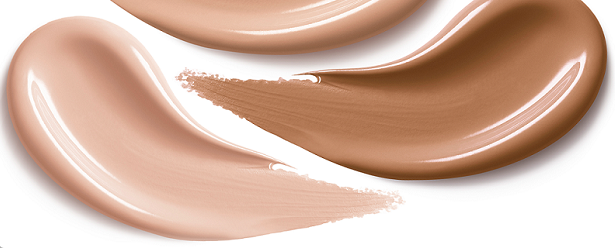
#> input picture Lecture 18. PsychoPy 7 - Tobii Eye-tracker/Product purchase project/baseFaceFoundationImage.png, 615 x 248 px
$ python PrepareMaterialImageText.py   (Python 2 division)
#> lines starting #> are read from the running program, lines starting #| are printed output that depends on the picture
'''
Developed by Dr. Jibo He @USEE.TECH
hejibo@usee.tech

## Goal
Tobii eye tracker's Tobii studio does not provide a way to design the presentation stimuli.
I created this script to combine images and text to create the presentation stumuli.

The resolution of the Tobii eyetracker display is 1280 * 720 pixels

## dependency
pip install pil

## References

* add text and images to canvas in python
    http://code.activestate.com/recipes/579013-draw-text-to-image/

    http://stackoverflow.com/questions/16373425/add-text-on-image-using-pil

    http://stackoverflow.com/questions/10647311/how-do-you-merge-images-into-a-canvas-using-pil-pillow

    http://stackoverflow.com/questions/30227466/combine-several-images-horizontally-with-python

* Attention: PIL is deprecated, and pillow is the successor.
    * http://stackoverflow.com/questions/8863917/importerror-no-module-named-pil

* change text font size
    * http://stackoverflow.com/questions/2726171/how-to-change-font-size-using-the-python-imagedraw-library

* resize and image
    *http://stackoverflow.com/questions/273946/how-do-i-resize-an-image-using-pil-and-maintain-its-aspect-ratio
    half = 0.5
    out = im.resize( [int(half * s) for s in im.size] )

# Note the baseFaceFoundationImage.png is 615 *248. To fit the image and text into the canvas,
I resized the baseFaceFoundationImage to 70% of its original size, which is (430, 173)
The top padding is (720-173)/2
'''

from PIL import Image, ImageDraw, ImageFont


text = "Hello World!"
# textColor = (255, 255, 0) # RGB Yellow
# textBackgroundColor = (255, 0, 0) # RGB Red
textX = 400 # text width in pixels
textY = 100 # text height in pixels
textTopLeftX = 0
textTopLeftY = 0


#opens an image:
im = Image.open("baseFaceFoundationImage.png")
#> im is the input picture: PIL image 615x248 RGBA; mean R, G, B, A 214, 182.9, 166.2, 255
#creates a new empty image, RGB mode, and size 400 by 400.
new_im = Image.new('RGB', (1280,720),(255, 255, 255))
#> new_im: PIL image 1280x720 RGB; every value is 255

TopPadding =273

half = 0.7
imDownsized = im.resize( [int(half * s) for s in im.size] )
print "base image size:",imDownsized.size
#| base image size: (430, 173)

new_im.paste(imDownsized, (20,TopPadding))
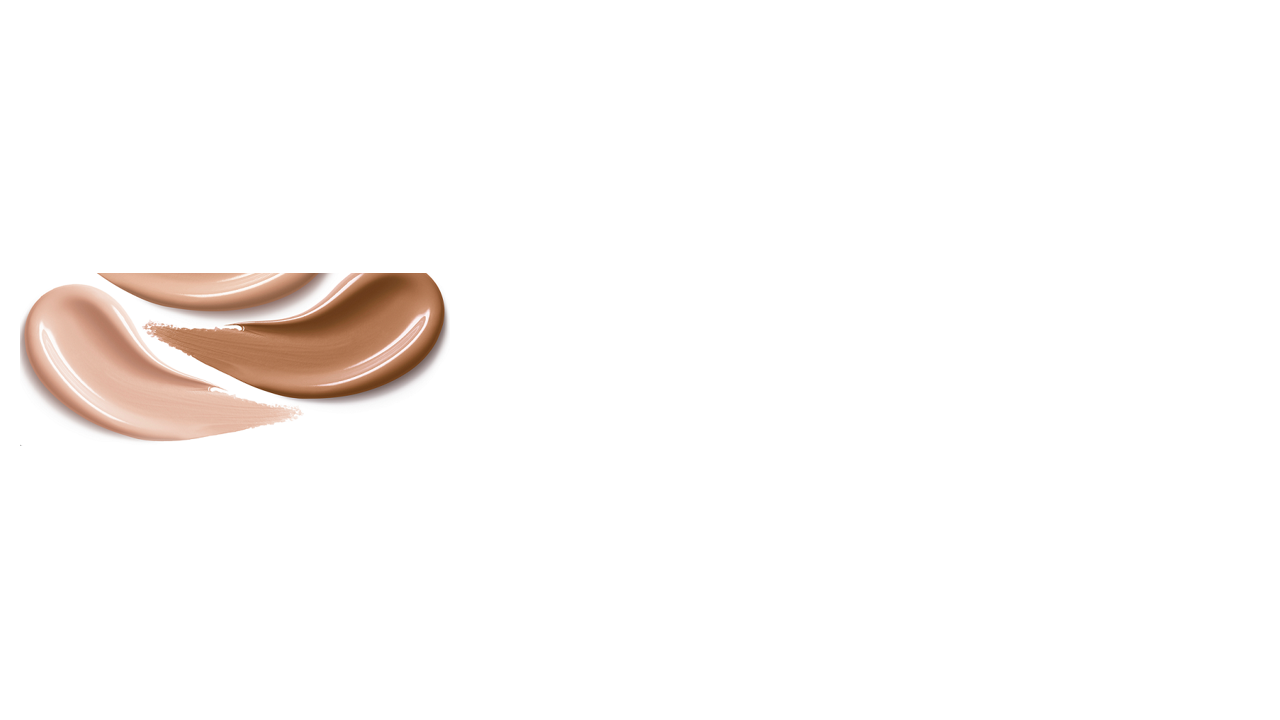
#> new_im: PIL image 1280x720 RGB; mean R, G, B 251.7, 249.2, 247.8

#new_im.show()

font_path = "Courier.ttf"
fontHighlited = ImageFont.truetype(font_path, 35)
fontNormal = ImageFont.truetype(font_path, 20)

draw = ImageDraw.Draw(new_im)

draw.text((720, TopPadding),
'''Glycerin and shea\n
butter keep skin\n
feeling moisturized\n
while a gel base\n
creates a lightweight\n
finish that stays color-\n
true.''',
    (0,0,0),
    font=fontNormal
    )

draw.text((1000, TopPadding),'''
This long-wearing\n
perfectly balanced\n
formula evens skin\n
tone, minimizes\n
the appearance of\n
pores, and conceals\n
imperfections.
''',(0,0,0),font=fontNormal)


draw.text((460, TopPadding),
'''Great on\n
overall\n
performance''',(255,0,0),font=fontHighlited)


new_im.save("output.png", "PNG")
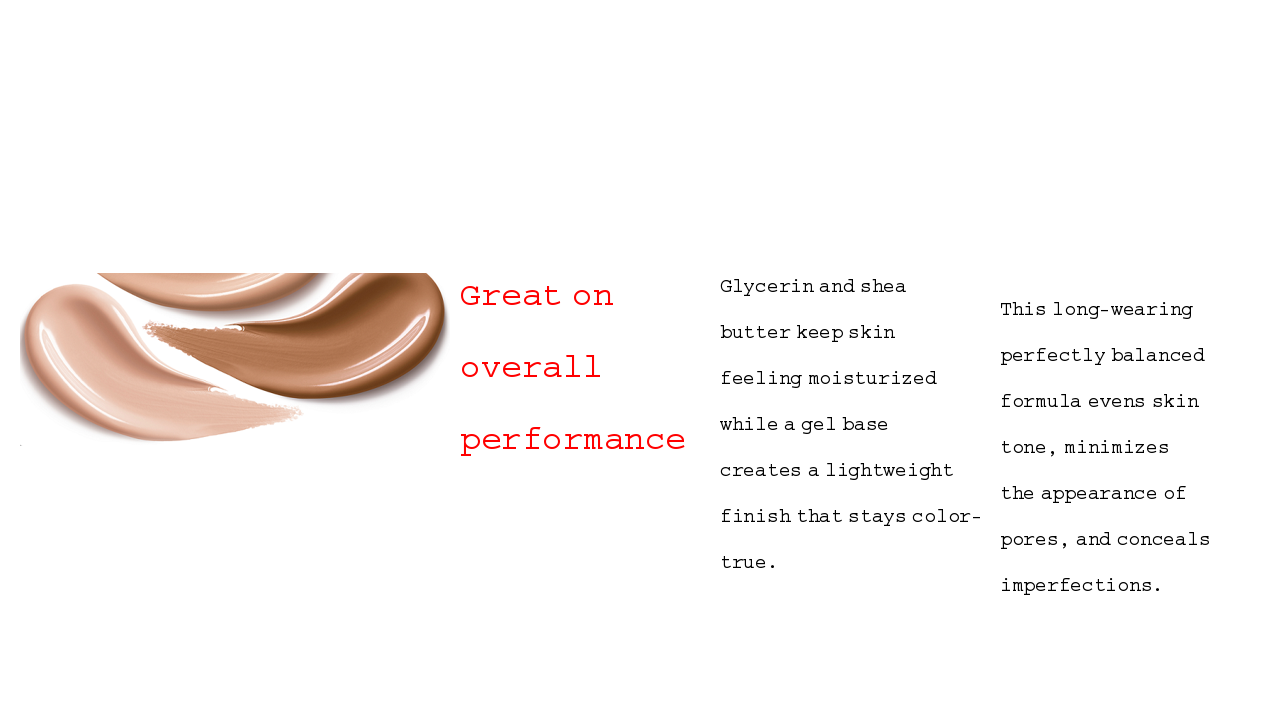
#> saved as output.png: PIL image 1280x720 RGB; mean R, G, B 249.6, 246.4, 245.1
new_im.show()

print '-_-!'
